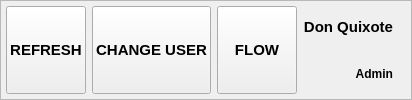
        <widget class="QFrame" name="frame">
         <property name="sizePolicy">
          <sizepolicy hsizetype="Preferred" vsizetype="Fixed">
           <horstretch>0</horstretch>
           <verstretch>0</verstretch>
          </sizepolicy>
         </property>
         <property name="minimumSize">
          <size>
           <width>0</width>
           <height>60</height>
          </size>
         </property>
         <property name="maximumSize">
          <size>
           <width>16777215</width>
           <height>16777215</height>
          </size>
         </property>
         <property name="styleSheet">
          <string notr="true">QFrame {background-color: rgb(220, 220, 220)};</string>
         </property>
         <property name="frameShape">
          <enum>QFrame::StyledPanel</enum>
         </property>
         <property name="frameShadow">
          <enum>QFrame::Raised</enum>
         </property>
         <layout class="QHBoxLayout" name="horizontalLayout_8">
          <property name="leftMargin">
           <number>5</number>
          </property>
          <property name="topMargin">
           <number>5</number>
          </property>
          <property name="rightMargin">
           <number>5</number>
          </property>
          <property name="bottomMargin">
           <number>5</number>
          </property>
          <item>
           <layout class="QHBoxLayout" name="horizontalLayout_5">
            <property name="spacing">
             <number>6</number>
            </property>
            <property name="sizeConstraint">
             <enum>QLayout::SetDefaultConstraint</enum>
            </property>
            <property name="leftMargin">
             <number>0</number>
            </property>
            <property name="topMargin">
             <number>0</number>
            </property>
            <property name="rightMargin">
             <number>0</number>
            </property>
            <property name="bottomMargin">
             <number>0</number>
            </property>
            <item>
             <widget class="QPushButton" name="buttonRefresh">
              <property name="sizePolicy">
               <sizepolicy hsizetype="Minimum" vsizetype="Preferred">
                <horstretch>0</horstretch>
                <verstretch>0</verstretch>
               </sizepolicy>
              </property>
              <property name="maximumSize">
               <size>
                <width>150</width>
                <height>16777215</height>
               </size>
              </property>
              <property name="font">
               <font>
                <pointsize>11</pointsize>
                <bold>true</bold>
               </font>
              </property>
              <property name="text">
               <string>REFRESH</string>
              </property>
             </widget>
            </item>
            <item>
             <widget class="QPushButton" name="pushButton_2">
              <property name="sizePolicy">
               <sizepolicy hsizetype="Minimum" vsizetype="Preferred">
                <horstretch>0</horstretch>
                <verstretch>0</verstretch>
               </sizepolicy>
              </property>
              <property name="maximumSize">
               <size>
                <width>150</width>
                <height>16777215</height>
               </size>
              </property>
              <property name="font">
               <font>
                <pointsize>11</pointsize>
                <bold>true</bold>
               </font>
              </property>
              <property name="text">
               <string>CHANGE USER</string>
              </property>
             </widget>
            </item>
            <item>
             <widget class="QPushButton" name="buttonFlowSite">
              <property name="sizePolicy">
               <sizepolicy hsizetype="Minimum" vsizetype="Preferred">
                <horstretch>0</horstretch>
                <verstretch>0</verstretch>
               </sizepolicy>
              </property>
              <property name="maximumSize">
               <size>
                <width>150</width>
                <height>16777215</height>
               </size>
              </property>
              <property name="font">
               <font>
                <pointsize>11</pointsize>
                <bold>true</bold>
               </font>
              </property>
              <property name="text">
               <string>FLOW</string>
              </property>
             </widget>
            </item>
            <item>
             <layout class="QVBoxLayout" name="verticalLayout_14">
              <property name="topMargin">
               <number>0</number>
              </property>
              <property name="bottomMargin">
               <number>0</number>
              </property>
              <item>
               <widget class="QLabel" name="labelActiveUser">
                <property name="sizePolicy">
                 <sizepolicy hsizetype="Preferred" vsizetype="Preferred">
                  <horstretch>0</horstretch>
                  <verstretch>0</verstretch>
                 </sizepolicy>
                </property>
                <property name="font">
                 <font>
                  <pointsize>11</pointsize>
                  <bold>true</bold>
                 </font>
                </property>
                <property name="text">
                 <string>Don Quixote</string>
                </property>
                <property name="alignment">
                 <set>Qt::AlignRight|Qt::AlignTrailing|Qt::AlignVCenter</set>
                </property>
               </widget>
              </item>
              <item>
               <widget class="QLabel" name="labelActiveUserPermissions">
                <property name="sizePolicy">
                 <sizepolicy hsizetype="Preferred" vsizetype="Preferred">
                  <horstretch>0</horstretch>
                  <verstretch>0</verstretch>
                 </sizepolicy>
                </property>
                <property name="font">
                 <font>
                  <pointsize>9</pointsize>
                  <bold>true</bold>
                 </font>
                </property>
                <property name="text">
                 <string>Admin</string>
                </property>
                <property name="alignment">
                 <set>Qt::AlignRight|Qt::AlignTrailing|Qt::AlignVCenter</set>
                </property>
               </widget>
              </item>
             </layout>
            </item>
            <item>
             <widget class="QLabel" name="label">
              <property name="sizePolicy">
               <sizepolicy hsizetype="Expanding" vsizetype="Expanding">
                <horstretch>0</horstretch>
                <verstretch>0</verstretch>
               </sizepolicy>
              </property>
              <property name="maximumSize">
               <size>
                <width>35</width>
                <height>30</height>
               </size>
              </property>
              <property name="text">
               <string/>
              </property>
              <property name="pixmap">
               <pixmap>ui/images/artist_icon.png</pixmap>
              </property>
              <property name="scaledContents">
               <bool>true</bool>
              </property>
             </widget>
            </item>
           </layout>
          </item>
         </layout>
        </widget>
